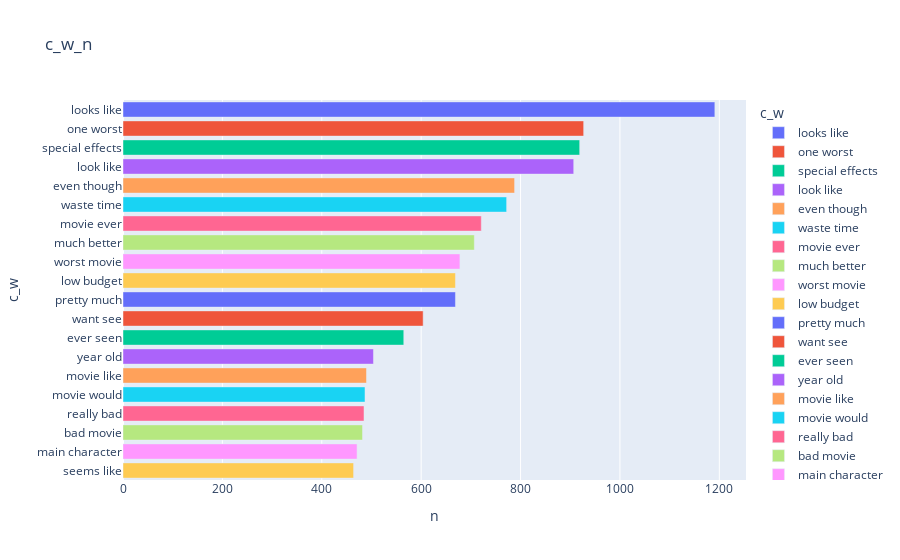

This figure's notebook cell:
### Code cell
t_l_0_data2 = dict(N_그램_표현(t_l_0_s,20,2))
v_df_t_l_0_2 = pd.DataFrame(columns=['c_w','n'])
v_df_t_l_0_2['c_w'] = list(t_l_0_data2.keys())
v_df_t_l_0_2['n'] = list(t_l_0_data2.values())
fig = px.bar(v_df_t_l_0_2,x='n' ,y='c_w',orientation='h',title = 'c_w_n',color='c_w')
fig.show()

### Figure 1 — Plotly figure (JSON) as saved in the notebook; plotly's stock layout.template omitted (floating-point values rounded to 4 significant figures)
{"data": [{"alignmentgroup": "True", "hovertemplate": "c_w=%{y}<br>n=%{x}<extra></extra>", "legendgroup": "looks like", "marker": {"color": "#636efa", "pattern": {"shape": ""}}, "name": "looks like", "offsetgroup": "looks like", "orientation": "h", "showlegend": true, "textposition": "auto", "type": "bar", "x": [1191], "xaxis": "x", "y": ["looks like"], "yaxis": "y"}, {"alignmentgroup": "True", "hovertemplate": "c_w=%{y}<br>n=%{x}<extra></extra>", "legendgroup": "one worst", "marker": {"color": "#EF553B", "pattern": {"shape": ""}}, "name": "one worst", "offsetgroup": "one worst", "orientation": "h", "showlegend": true, "textposition": "auto", "type": "bar", "x": [927], "xaxis": "x", "y": ["one worst"], "yaxis": "y"}, {"alignmentgroup": "True", "hovertemplate": "c_w=%{y}<br>n=%{x}<extra></extra>", "legendgroup": "special effects", "marker": {"color": "#00cc96", "pattern": {"shape": ""}}, "name": "special effects", "offsetgroup": "special effects", "orientation": "h", "showlegend": true, "textposition": "auto", "type": "bar", "x": [919], "xaxis": "x", "y": ["special effects"], "yaxis": "y"}, {"alignmentgroup": "True", "hovertemplate": "c_w=%{y}<br>n=%{x}<extra></extra>", "legendgroup": "look like", "marker": {"color": "#ab63fa", "pattern": {"shape": ""}}, "name": "look like", "offsetgroup": "look like", "orientation": "h", "showlegend": true, "textposition": "auto", "type": "bar", "x": [907], "xaxis": "x", "y": ["look like"], "yaxis": "y"}, {"alignmentgroup": "True", "hovertemplate": "c_w=%{y}<br>n=%{x}<extra></extra>", "legendgroup": "even though", "marker": {"color": "#FFA15A", "pattern": {"shape": ""}}, "name": "even though", "offsetgroup": "even though", "orientation": "h", "showlegend": true, "textposition": "auto", "type": "bar", "x": [788], "xaxis": "x", "y": ["even though"], "yaxis": "y"}, {"alignmentgroup": "True", "hovertemplate": "c_w=%{y}<br>n=%{x}<extra></extra>", "legendgroup": "waste time", "marker": {"color": "#19d3f3", "pattern": {"shape": ""}}, "name": "waste time", "offsetgroup": "waste time", "orientation": "h", "showlegend": true, "textposition": "auto", "type": "bar", "x": [772], "xaxis": "x", "y": ["waste time"], "yaxis": "y"}, {"alignmentgroup": "True", "hovertemplate": "c_w=%{y}<br>n=%{x}<extra></extra>", "legendgroup": "movie ever", "marker": {"color": "#FF6692", "pattern": {"shape": ""}}, "name": "movie ever", "offsetgroup": "movie ever", "orientation": "h", "showlegend": true, "textposition": "auto", "type": "bar", "x": [721], "xaxis": "x", "y": ["movie ever"], "yaxis": "y"}, {"alignmentgroup": "True", "hovertemplate": "c_w=%{y}<br>n=%{x}<extra></extra>", "legendgroup": "much better", "marker": {"color": "#B6E880", "pattern": {"shape": ""}}, "name": "much better", "offsetgroup": "much better", "orientation": "h", "showlegend": true, "textposition": "auto", "type": "bar", "x": [707], "xaxis": "x", "y": ["much better"], "yaxis": "y"}, {"alignmentgroup": "True", "hovertemplate": "c_w=%{y}<br>n=%{x}<extra></extra>", "legendgroup": "worst movie", "marker": {"color": "#FF97FF", "pattern": {"shape": ""}}, "name": "worst movie", "offsetgroup": "worst movie", "orientation": "h", "showlegend": true, "textposition": "auto", "type": "bar", "x": [678], "xaxis": "x", "y": ["worst movie"], "yaxis": "y"}, {"alignmentgroup": "True", "hovertemplate": "c_w=%{y}<br>n=%{x}<extra></extra>", "legendgroup": "low budget", "marker": {"color": "#FECB52", "pattern": {"shape": ""}}, "name": "low budget", "offsetgroup": "low budget", "orientation": "h", "showlegend": true, "textposition": "auto", "type": "bar", "x": [669], "xaxis": "x", "y": ["low budget"], "yaxis": "y"}, {"alignmentgroup": "True", "hovertemplate": "c_w=%{y}<br>n=%{x}<extra></extra>", "legendgroup": "pretty much", "marker": {"color": "#636efa", "pattern": {"shape": ""}}, "name": "pretty much", "offsetgroup": "pretty much", "orientation": "h", "showlegend": true, "textposition": "auto", "type": "bar", "x": [669], "xaxis": "x", "y": ["pretty much"], "yaxis": "y"}, {"alignmentgroup": "True", "hovertemplate": "c_w=%{y}<br>n=%{x}<extra></extra>", "legendgroup": "want see", "marker": {"color": "#EF553B", "pattern": {"shape": ""}}, "name": "want see", "offsetgroup": "want see", "orientation": "h", "showlegend": true, "textposition": "auto", "type": "bar", "x": [604], "xaxis": "x", "y": ["want see"], "yaxis": "y"}, {"alignmentgroup": "True", "hovertemplate": "c_w=%{y}<br>n=%{x}<extra></extra>", "legendgroup": "ever seen", "marker": {"color": "#00cc96", "pattern": {"shape": ""}}, "name": "ever seen", "offsetgroup": "ever seen", "orientation": "h", "showlegend": true, "textposition": "auto", "type": "bar", "x": [565], "xaxis": "x", "y": ["ever seen"], "yaxis": "y"}, {"alignmentgroup": "True", "hovertemplate": "c_w=%{y}<br>n=%{x}<extra></extra>", "legendgroup": "year old", "marker": {"color": "#ab63fa", "pattern": {"shape": ""}}, "name": "year old", "offsetgroup": "year old", "orientation": "h", "showlegend": true, "textposition": "auto", "type": "bar", "x": [504], "xaxis": "x", "y": ["year old"], "yaxis": "y"}, {"alignmentgroup": "True", "hovertemplate": "c_w=%{y}<br>n=%{x}<extra></extra>", "legendgroup": "movie like", "marker": {"color": "#FFA15A", "pattern": {"shape": ""}}, "name": "movie like", "offsetgroup": "movie like", "orientation": "h", "showlegend": true, "textposition": "auto", "type": "bar", "x": [490], "xaxis": "x", "y": ["movie like"], "yaxis": "y"}, {"alignmentgroup": "True", "hovertemplate": "c_w=%{y}<br>n=%{x}<extra></extra>", "legendgroup": "movie would", "marker": {"color": "#19d3f3", "pattern": {"shape": ""}}, "name": "movie would", "offsetgroup": "movie would", "orientation": "h", "showlegend": true, "textposition": "auto", "type": "bar", "x": [487], "xaxis": "x", "y": ["movie would"], "yaxis": "y"}, {"alignmentgroup": "True", "hovertemplate": "c_w=%{y}<br>n=%{x}<extra></extra>", "legendgroup": "really bad", "marker": {"color": "#FF6692", "pattern": {"shape": ""}}, "name": "really bad", "offsetgroup": "really bad", "orientation": "h", "showlegend": true, "textposition": "auto", "type": "bar", "x": [485], "xaxis": "x", "y": ["really bad"], "yaxis": "y"}, {"alignmentgroup": "True", "hovertemplate": "c_w=%{y}<br>n=%{x}<extra></extra>", "legendgroup": "bad movie", "marker": {"color": "#B6E880", "pattern": {"shape": ""}}, "name": "bad movie", "offsetgroup": "bad movie", "orientation": "h", "showlegend": true, "textposition": "auto", "type": "bar", "x": [482], "xaxis": "x", "y": ["bad movie"], "yaxis": "y"}, {"alignmentgroup": "True", "hovertemplate": "c_w=%{y}<br>n=%{x}<extra></extra>", "legendgroup": "main character", "marker": {"color": "#FF97FF", "pattern": {"shape": ""}}, "name": "main character", "offsetgroup": "main character", "orientation": "h", "showlegend": true, "textposition": "auto", "type": "bar", "x": [471], "xaxis": "x", "y": ["main character"], "yaxis": "y"}, {"alignmentgroup": "True", "hovertemplate": "c_w=%{y}<br>n=%{x}<extra></extra>", "legendgroup": "seems like", "marker": {"color": "#FECB52", "pattern": {"shape": ""}}, "name": "seems like", "offsetgroup": "seems like", "orientation": "h", "showlegend": true, "textposition": "auto", "type": "bar", "x": [464], "xaxis": "x", "y": ["seems like"], "yaxis": "y"}], "layout": {"barmode": "relative", "legend": {"title": {"text": "c_w"}, "tracegroupgap": 0}, "title": {"text": "c_w_n"}, "xaxis": {"anchor": "y", "domain": [0, 1], "title": {"text": "n"}}, "yaxis": {"anchor": "x", "categoryarray": ["seems like", "main character", "bad movie", "really bad", "movie would", "movie like", "year old", "ever seen", "want see", "pretty much", "low budget", "worst movie", "much better", "movie ever", "waste time", "even though", "look like", "special effects", "one worst", "looks like"], "categoryorder": "array", "domain": [0, 1], "title": {"text": "c_w"}}}}
